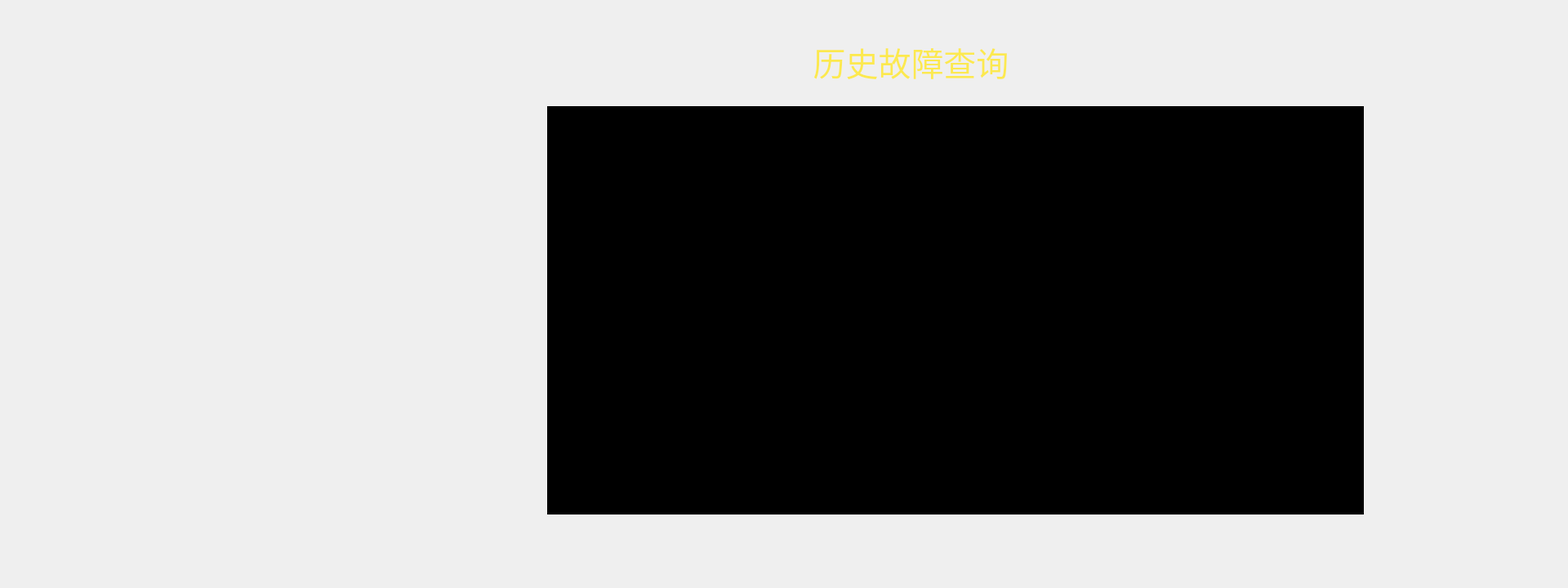
<?xml version="1.0" encoding="UTF-8"?>
<ui version="4.0">
 <class>FORM_HistoryErrorQuery</class>
 <widget class="QWidget" name="FORM_HistoryErrorQuery">
  <property name="geometry">
   <rect>
    <x>0</x>
    <y>0</y>
    <width>1920</width>
    <height>720</height>
   </rect>
  </property>
  <property name="windowTitle">
   <string>Form</string>
  </property>
  <property name="styleSheet">
   <string notr="true">QTableView{
	color: rgb(196, 160, 0);
	font: 17pt &quot;WenQuanYi Zen Hei&quot;;
	background-color: rgb(0, 0, 0);
	gridline-color:rgba(73,153,216,200);
	selection-background-color:rgb(170,255,255);
	selection-color:rgb(255,0,0);
}

</string>
  </property>
  <widget class="wika_tableView" name="tableView">
   <property name="geometry">
    <rect>
     <x>670</x>
     <y>130</y>
     <width>1000</width>
     <height>500</height>
    </rect>
   </property>
   <property name="styleSheet">
    <string notr="true">QHeaderView::section:first{
	color:rgb(73,153,216);
	background-color:qlineargradient(spread:pad, x1:1, y1:1, x2:0, y2:0, stop:0 rgba(0,103,185, 255), stop:1 rgba(0,0,0, 255));
   height:30px;
	font: bold 17pt &quot;WenQuanYi Zen Hei&quot;; 
   border:1px solid rgba(73,153,216,200);
}

QHeaderView::section:middle{
	color:rgb(73,153,216);
	background-color:qlineargradient(spread:pad, x1:1, y1:1, x2:0, y2:0, stop:0 rgba(0,103,185, 255), stop:1 rgba(0,0,0, 255));
   height:30px;
	font: bold 17pt &quot;WenQuanYi Zen Hei&quot;; 
   border:1px solid rgba(73,153,216,200);
}

QHeaderView::section:last{
	color:rgb(73,153,216);
	background-color:qlineargradient(spread:pad, x1:1, y1:1, x2:0, y2:0, stop:0 rgba(0,103,185, 255), stop:1 rgba(0,0,0, 255));
   height:30px;
	font: bold 17pt &quot;WenQuanYi Zen Hei&quot;; 
   border:1px solid rgba(73,153,216,200);
}

QHeaderView::section:checked{
	background-color:red;
}

QTableView::item{
    min-height: 30px;
}
</string>
   </property>
  </widget>
  <widget class="QLabel" name="label_2">
   <property name="geometry">
    <rect>
     <x>930</x>
     <y>50</y>
     <width>371</width>
     <height>51</height>
    </rect>
   </property>
   <property name="font">
    <font>
     <family>TakaoPGothic</family>
     <pointsize>30</pointsize>
     <weight>50</weight>
     <italic>false</italic>
     <bold>false</bold>
    </font>
   </property>
   <property name="styleSheet">
    <string notr="true">color: rgb(252, 233, 79);
font: 30pt &quot;TakaoPGothic&quot;;</string>
   </property>
   <property name="text">
    <string>历史故障查询</string>
   </property>
   <property name="alignment">
    <set>Qt::AlignCenter</set>
   </property>
  </widget>
  <widget class="QLabel" name="label_3">
   <property name="geometry">
    <rect>
     <x>1290</x>
     <y>50</y>
     <width>81</width>
     <height>51</height>
    </rect>
   </property>
   <property name="font">
    <font>
     <family>TakaoPGothic</family>
     <pointsize>30</pointsize>
     <weight>50</weight>
     <italic>false</italic>
     <bold>false</bold>
    </font>
   </property>
   <property name="styleSheet">
    <string notr="true"/>
   </property>
   <property name="text">
    <string/>
   </property>
   <property name="pixmap">
    <pixmap resource="resources.qrc">:/ico_260/910.png</pixmap>
   </property>
   <property name="scaledContents">
    <bool>false</bool>
   </property>
   <property name="alignment">
    <set>Qt::AlignCenter</set>
   </property>
  </widget>
 </widget>
 <customwidgets>
  <customwidget>
   <class>wika_tableView</class>
   <extends>QTableView</extends>
   <header>wika_tableView.h</header>
  </customwidget>
 </customwidgets>
 <resources>
  <include location="resources.qrc"/>
 </resources>
 <connections/>
</ui>
